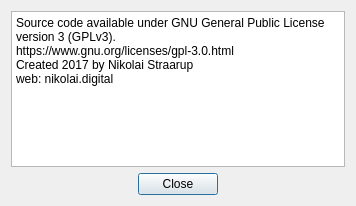
<?xml version="1.0" encoding="UTF-8"?>
<ui version="4.0">
 <class>AboutDialog</class>
 <widget class="QDialog" name="AboutDialog">
  <property name="geometry">
   <rect>
    <x>0</x>
    <y>0</y>
    <width>356</width>
    <height>206</height>
   </rect>
  </property>
  <property name="windowTitle">
   <string>About</string>
  </property>
  <layout class="QVBoxLayout" name="verticalLayout">
   <item>
    <widget class="QPlainTextEdit" name="plainTextEdit">
     <property name="readOnly">
      <bool>true</bool>
     </property>
     <property name="plainText">
      <string>Source code available under GNU General Public License version 3 (GPLv3).
https://www.gnu.org/licenses/gpl-3.0.html
Created 2017 by Nikolai Straarup
web: nikolai.digital</string>
     </property>
    </widget>
   </item>
   <item>
    <widget class="QDialogButtonBox" name="buttonBox">
     <property name="orientation">
      <enum>Qt::Horizontal</enum>
     </property>
     <property name="standardButtons">
      <set>QDialogButtonBox::Close</set>
     </property>
     <property name="centerButtons">
      <bool>true</bool>
     </property>
    </widget>
   </item>
  </layout>
 </widget>
 <resources/>
 <connections>
  <connection>
   <sender>buttonBox</sender>
   <signal>accepted()</signal>
   <receiver>AboutDialog</receiver>
   <slot>accept()</slot>
   <hints>
    <hint type="sourcelabel">
     <x>248</x>
     <y>254</y>
    </hint>
    <hint type="destinationlabel">
     <x>157</x>
     <y>274</y>
    </hint>
   </hints>
  </connection>
  <connection>
   <sender>buttonBox</sender>
   <signal>rejected()</signal>
   <receiver>AboutDialog</receiver>
   <slot>reject()</slot>
   <hints>
    <hint type="sourcelabel">
     <x>316</x>
     <y>260</y>
    </hint>
    <hint type="destinationlabel">
     <x>286</x>
     <y>274</y>
    </hint>
   </hints>
  </connection>
 </connections>
</ui>
